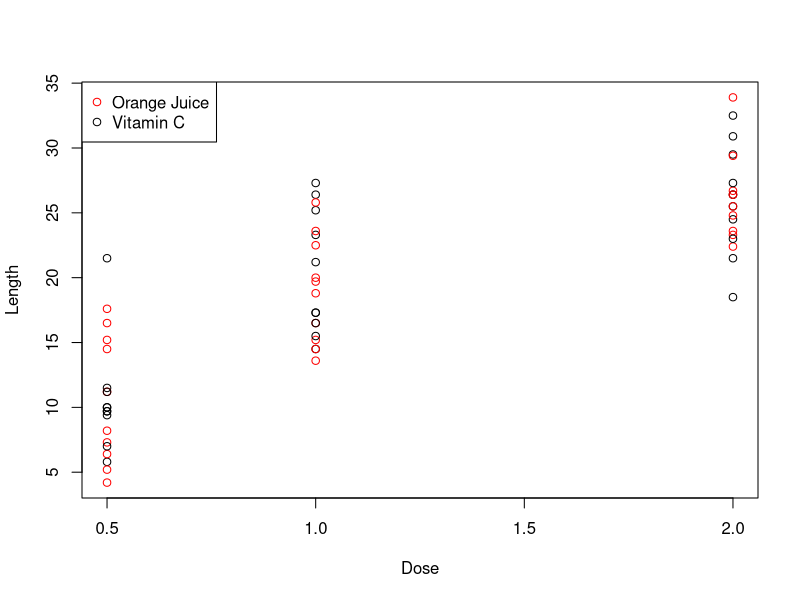

Recreate this plot in R.
## ---- chunk 1
library(datasets)
data("ToothGrowth")
## ---- chunk 2
str(ToothGrowth)
?ToothGrowth
## ---- chunk 3
plot(ToothGrowth$len ~ ToothGrowth$dose, xlab = "Dose", ylab = "Length", col = c("red", "black"))
legend("topleft",c("Orange Juice", "Vitamin C"),pch = 1, col = c("red", "black"))
## ---- chunk 4
summary(ToothGrowth)
## ---- chunk 5
fitd <- lm(ToothGrowth$len ~ ToothGrowth$dose)
confint(fitd)
## ---- chunk 6
fits <- lm(ToothGrowth$len ~ ToothGrowth$supp)
confint(fits)
## ---- chunk 7
fittotal <- lm(ToothGrowth$len~ToothGrowth$supp + ToothGrowth$dose)
confint(fittotal)
